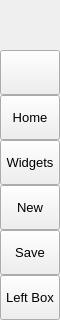
        <widget class="QFrame" name="leftMenuBg">
         <property name="minimumSize">
          <size>
           <width>60</width>
           <height>0</height>
          </size>
         </property>
         <property name="maximumSize">
          <size>
           <width>60</width>
           <height>16777215</height>
          </size>
         </property>
         <property name="frameShape">
          <enum>QFrame::NoFrame</enum>
         </property>
         <property name="frameShadow">
          <enum>QFrame::Raised</enum>
         </property>
         <layout class="QVBoxLayout" name="verticalLayout_3">
          <property name="spacing">
           <number>0</number>
          </property>
          <property name="leftMargin">
           <number>0</number>
          </property>
          <property name="topMargin">
           <number>0</number>
          </property>
          <property name="rightMargin">
           <number>0</number>
          </property>
          <property name="bottomMargin">
           <number>0</number>
          </property>
          <item>
           <widget class="QFrame" name="topLogoInfo">
            <property name="minimumSize">
             <size>
              <width>0</width>
              <height>50</height>
             </size>
            </property>
            <property name="maximumSize">
             <size>
              <width>16777215</width>
              <height>50</height>
             </size>
            </property>
            <property name="frameShape">
             <enum>QFrame::NoFrame</enum>
            </property>
            <property name="frameShadow">
             <enum>QFrame::Raised</enum>
            </property>
            <widget class="QFrame" name="topLogo">
             <property name="geometry">
              <rect>
               <x>10</x>
               <y>5</y>
               <width>42</width>
               <height>42</height>
              </rect>
             </property>
             <property name="minimumSize">
              <size>
               <width>42</width>
               <height>42</height>
              </size>
             </property>
             <property name="maximumSize">
              <size>
               <width>42</width>
               <height>42</height>
              </size>
             </property>
             <property name="frameShape">
              <enum>QFrame::NoFrame</enum>
             </property>
             <property name="frameShadow">
              <enum>QFrame::Raised</enum>
             </property>
            </widget>
            <widget class="QLabel" name="titleLeftApp">
             <property name="geometry">
              <rect>
               <x>70</x>
               <y>8</y>
               <width>160</width>
               <height>20</height>
              </rect>
             </property>
             <property name="font">
              <font>
               <family>Segoe UI Semibold</family>
               <pointsize>12</pointsize>
               <italic>false</italic>
               <bold>false</bold>
              </font>
             </property>
             <property name="text">
              <string>新世界程序</string>
             </property>
             <property name="alignment">
              <set>Qt::AlignLeading|Qt::AlignLeft|Qt::AlignTop</set>
             </property>
            </widget>
            <widget class="QLabel" name="titleLeftDescription">
             <property name="geometry">
              <rect>
               <x>70</x>
               <y>27</y>
               <width>160</width>
               <height>16</height>
              </rect>
             </property>
             <property name="maximumSize">
              <size>
               <width>16777215</width>
               <height>16</height>
              </size>
             </property>
             <property name="font">
              <font>
               <family>Segoe UI</family>
               <pointsize>8</pointsize>
               <italic>false</italic>
               <bold>false</bold>
              </font>
             </property>
             <property name="text">
              <string>Modern GUI / Flat Style</string>
             </property>
             <property name="alignment">
              <set>Qt::AlignLeading|Qt::AlignLeft|Qt::AlignTop</set>
             </property>
            </widget>
           </widget>
          </item>
          <item>
           <widget class="QFrame" name="leftMenuFrame">
            <property name="frameShape">
             <enum>QFrame::NoFrame</enum>
            </property>
            <property name="frameShadow">
             <enum>QFrame::Raised</enum>
            </property>
            <layout class="QVBoxLayout" name="verticalMenuLayout">
             <property name="spacing">
              <number>0</number>
             </property>
             <property name="leftMargin">
              <number>0</number>
             </property>
             <property name="topMargin">
              <number>0</number>
             </property>
             <property name="rightMargin">
              <number>0</number>
             </property>
             <property name="bottomMargin">
              <number>0</number>
             </property>
             <item>
              <widget class="QFrame" name="toggleBox">
               <property name="maximumSize">
                <size>
                 <width>16777215</width>
                 <height>45</height>
                </size>
               </property>
               <property name="frameShape">
                <enum>QFrame::NoFrame</enum>
               </property>
               <property name="frameShadow">
                <enum>QFrame::Raised</enum>
               </property>
               <layout class="QVBoxLayout" name="verticalLayout_4">
                <property name="spacing">
                 <number>0</number>
                </property>
                <property name="leftMargin">
                 <number>0</number>
                </property>
                <property name="topMargin">
                 <number>0</number>
                </property>
                <property name="rightMargin">
                 <number>0</number>
                </property>
                <property name="bottomMargin">
                 <number>0</number>
                </property>
                <item>
                 <widget class="QPushButton" name="toggleButton">
                  <property name="sizePolicy">
                   <sizepolicy hsizetype="Expanding" vsizetype="Fixed">
                    <horstretch>0</horstretch>
                    <verstretch>0</verstretch>
                   </sizepolicy>
                  </property>
                  <property name="minimumSize">
                   <size>
                    <width>0</width>
                    <height>45</height>
                   </size>
                  </property>
                  <property name="font">
                   <font>
                    <family>Segoe UI</family>
                    <pointsize>10</pointsize>
                    <italic>false</italic>
                    <bold>false</bold>
                   </font>
                  </property>
                  <property name="cursor">
                   <cursorShape>PointingHandCursor</cursorShape>
                  </property>
                  <property name="layoutDirection">
                   <enum>Qt::LeftToRight</enum>
                  </property>
                  <property name="styleSheet">
                   <string notr="true">background-image: url(:/icons/images/icons/icon_menu.png);</string>
                  </property>
                  <property name="text">
                   <string/>
                  </property>
                 </widget>
                </item>
               </layout>
              </widget>
             </item>
             <item alignment="Qt::AlignTop">
              <widget class="QFrame" name="topMenu">
               <property name="frameShape">
                <enum>QFrame::NoFrame</enum>
               </property>
               <property name="frameShadow">
                <enum>QFrame::Raised</enum>
               </property>
               <layout class="QVBoxLayout" name="verticalLayout_8">
                <property name="spacing">
                 <number>0</number>
                </property>
                <property name="leftMargin">
                 <number>0</number>
                </property>
                <property name="topMargin">
                 <number>0</number>
                </property>
                <property name="rightMargin">
                 <number>0</number>
                </property>
                <property name="bottomMargin">
                 <number>0</number>
                </property>
                <item>
                 <widget class="QPushButton" name="btn_home">
                  <property name="sizePolicy">
                   <sizepolicy hsizetype="Expanding" vsizetype="Fixed">
                    <horstretch>0</horstretch>
                    <verstretch>0</verstretch>
                   </sizepolicy>
                  </property>
                  <property name="minimumSize">
                   <size>
                    <width>0</width>
                    <height>45</height>
                   </size>
                  </property>
                  <property name="font">
                   <font>
                    <family>Segoe UI</family>
                    <pointsize>10</pointsize>
                    <italic>false</italic>
                    <bold>false</bold>
                   </font>
                  </property>
                  <property name="cursor">
                   <cursorShape>PointingHandCursor</cursorShape>
                  </property>
                  <property name="layoutDirection">
                   <enum>Qt::LeftToRight</enum>
                  </property>
                  <property name="styleSheet">
                   <string notr="true">background-image: url(:/icons/images/icons/cil-home.png);</string>
                  </property>
                  <property name="text">
                   <string>Home</string>
                  </property>
                 </widget>
                </item>
                <item>
                 <widget class="QPushButton" name="btn_widgets">
                  <property name="sizePolicy">
                   <sizepolicy hsizetype="Expanding" vsizetype="Fixed">
                    <horstretch>0</horstretch>
                    <verstretch>0</verstretch>
                   </sizepolicy>
                  </property>
                  <property name="minimumSize">
                   <size>
                    <width>0</width>
                    <height>45</height>
                   </size>
                  </property>
                  <property name="font">
                   <font>
                    <family>Segoe UI</family>
                    <pointsize>10</pointsize>
                    <italic>false</italic>
                    <bold>false</bold>
                   </font>
                  </property>
                  <property name="cursor">
                   <cursorShape>PointingHandCursor</cursorShape>
                  </property>
                  <property name="layoutDirection">
                   <enum>Qt::LeftToRight</enum>
                  </property>
                  <property name="styleSheet">
                   <string notr="true">background-image: url(:/icons/images/icons/cil-gamepad.png);</string>
                  </property>
                  <property name="text">
                   <string>Widgets</string>
                  </property>
                 </widget>
                </item>
                <item>
                 <widget class="QPushButton" name="btn_new">
                  <property name="sizePolicy">
                   <sizepolicy hsizetype="Expanding" vsizetype="Fixed">
                    <horstretch>0</horstretch>
                    <verstretch>0</verstretch>
                   </sizepolicy>
                  </property>
                  <property name="minimumSize">
                   <size>
                    <width>0</width>
                    <height>45</height>
                   </size>
                  </property>
                  <property name="font">
                   <font>
                    <family>Segoe UI</family>
                    <pointsize>10</pointsize>
                    <italic>false</italic>
                    <bold>false</bold>
                   </font>
                  </property>
                  <property name="cursor">
                   <cursorShape>PointingHandCursor</cursorShape>
                  </property>
                  <property name="layoutDirection">
                   <enum>Qt::LeftToRight</enum>
                  </property>
                  <property name="styleSheet">
                   <string notr="true">background-image: url(:/icons/images/icons/cil-file.png);</string>
                  </property>
                  <property name="text">
                   <string>New</string>
                  </property>
                 </widget>
                </item>
                <item>
                 <widget class="QPushButton" name="btn_save">
                  <property name="sizePolicy">
                   <sizepolicy hsizetype="Expanding" vsizetype="Fixed">
                    <horstretch>0</horstretch>
                    <verstretch>0</verstretch>
                   </sizepolicy>
                  </property>
                  <property name="minimumSize">
                   <size>
                    <width>0</width>
                    <height>45</height>
                   </size>
                  </property>
                  <property name="font">
                   <font>
                    <family>Segoe UI</family>
                    <pointsize>10</pointsize>
                    <italic>false</italic>
                    <bold>false</bold>
                   </font>
                  </property>
                  <property name="cursor">
                   <cursorShape>PointingHandCursor</cursorShape>
                  </property>
                  <property name="layoutDirection">
                   <enum>Qt::LeftToRight</enum>
                  </property>
                  <property name="styleSheet">
                   <string notr="true">background-image: url(:/icons/images/icons/cil-save.png)</string>
                  </property>
                  <property name="text">
                   <string>Save</string>
                  </property>
                 </widget>
                </item>
               </layout>
              </widget>
             </item>
             <item alignment="Qt::AlignBottom">
              <widget class="QFrame" name="bottomMenu">
               <property name="frameShape">
                <enum>QFrame::NoFrame</enum>
               </property>
               <property name="frameShadow">
                <enum>QFrame::Raised</enum>
               </property>
               <layout class="QVBoxLayout" name="verticalLayout_9">
                <property name="spacing">
                 <number>0</number>
                </property>
                <property name="leftMargin">
                 <number>0</number>
                </property>
                <property name="topMargin">
                 <number>0</number>
                </property>
                <property name="rightMargin">
                 <number>0</number>
                </property>
                <property name="bottomMargin">
                 <number>0</number>
                </property>
                <item>
                 <widget class="QPushButton" name="toggleLeftBox">
                  <property name="sizePolicy">
                   <sizepolicy hsizetype="Expanding" vsizetype="Fixed">
                    <horstretch>0</horstretch>
                    <verstretch>0</verstretch>
                   </sizepolicy>
                  </property>
                  <property name="minimumSize">
                   <size>
                    <width>0</width>
                    <height>45</height>
                   </size>
                  </property>
                  <property name="font">
                   <font>
                    <family>Segoe UI</family>
                    <pointsize>10</pointsize>
                    <italic>false</italic>
                    <bold>false</bold>
                   </font>
                  </property>
                  <property name="cursor">
                   <cursorShape>PointingHandCursor</cursorShape>
                  </property>
                  <property name="layoutDirection">
                   <enum>Qt::LeftToRight</enum>
                  </property>
                  <property name="styleSheet">
                   <string notr="true">background-image: url(:/icons/images/icons/icon_settings.png);</string>
                  </property>
                  <property name="text">
                   <string>Left Box</string>
                  </property>
                 </widget>
                </item>
               </layout>
              </widget>
             </item>
            </layout>
           </widget>
          </item>
         </layout>
        </widget>
